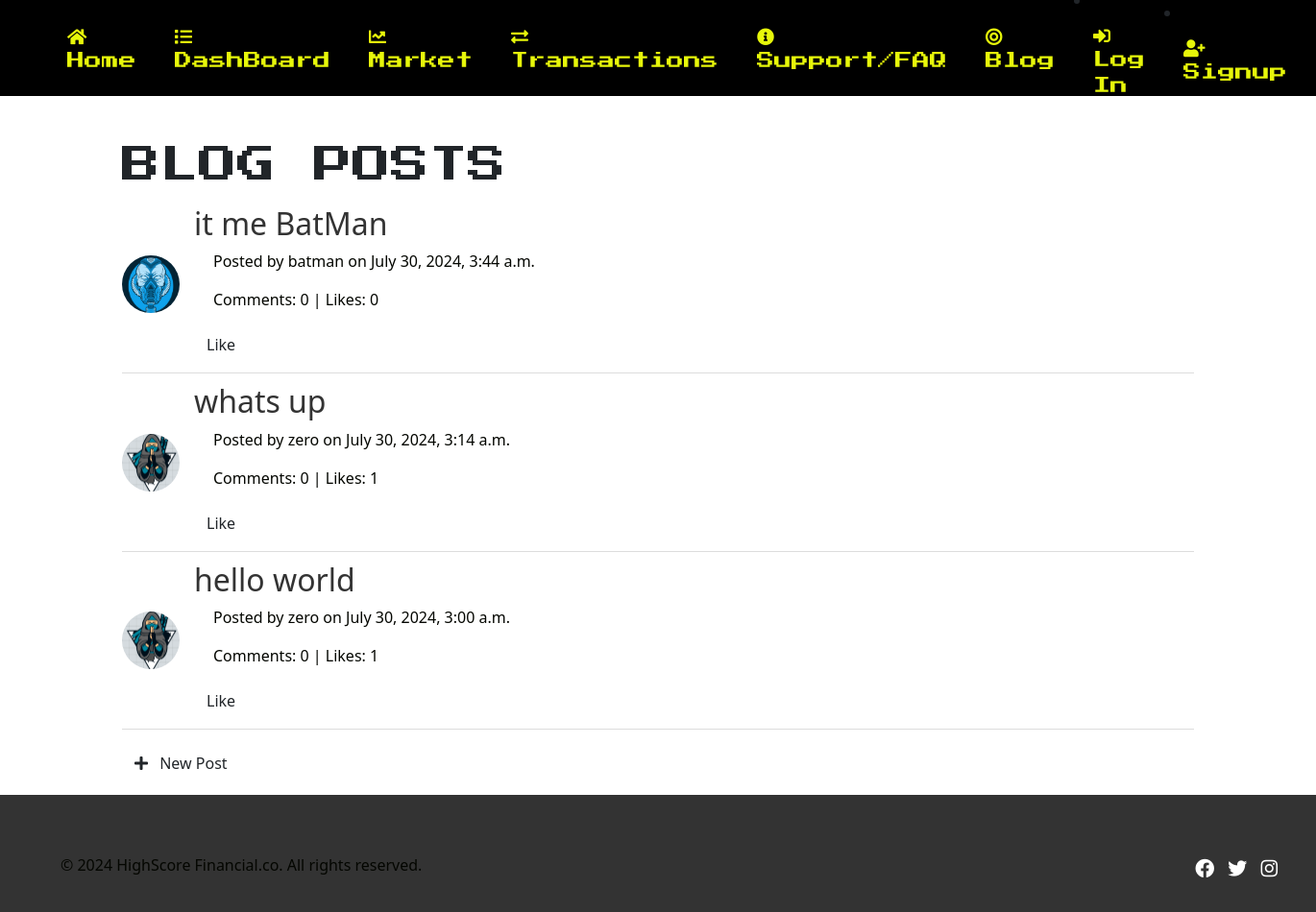
/blog/, run on an earlier commit of the app's database.
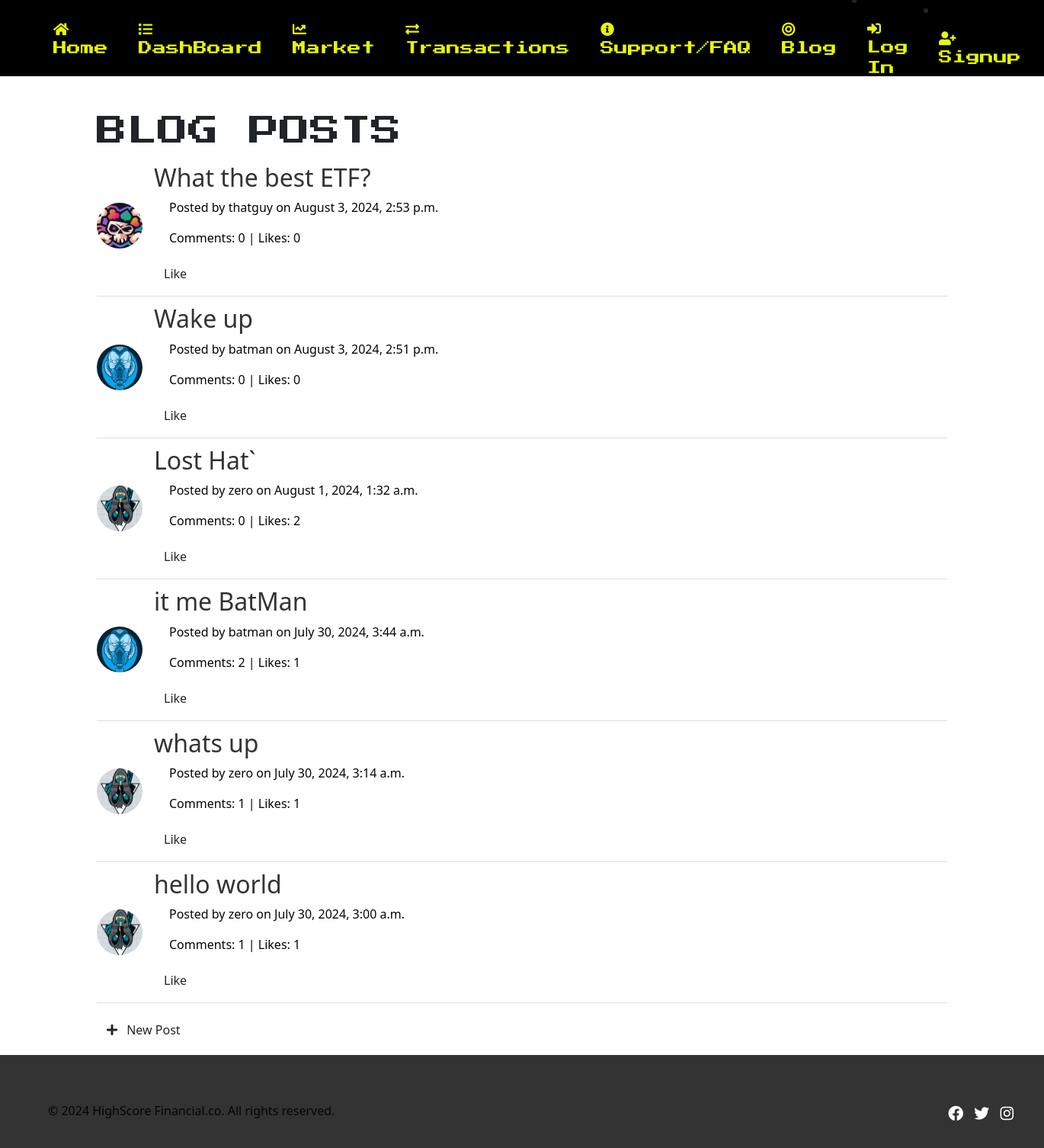
And on a later commit of the database.
### blog/models.py (models this page shows, shortened)
class Post(models.Model):
    title = models.CharField(max_length=100)
    body = models.TextField()
    author = models.ForeignKey(User, on_delete=models.CASCADE)
    created_at = models.DateTimeField(auto_now_add=True)
    updated_at = models.DateTimeField(auto_now=True)
    likes = models.ManyToManyField(User, related_name='like_post', blank=True)
    def like_count(self):
        return self.likes.count()
    def comment_count(self):
        return self.comments.count()
    class Meta:
        ordering = ['-created_at']

### accounts/models.py (models this page shows, shortened)
class UserProfile(models.Model):
    user = models.OneToOneField(User, on_delete=models.CASCADE)
    bio = models.TextField(blank=True)
    profile_picture = models.ImageField(upload_to='profile_pics/', blank=True)
    avatar = models.ImageField(upload_to='avatars/', default='avatars/default_avatar.png')
    email = models.EmailField(blank=True)

### blog/views.py (the view)
# urls.py: path('', views.post_list, name='post_list'),
def post_list(request):
    posts = Post.objects.all()
    return render(request, 'blog/post_list.html', {'posts': posts})

### templates/blog/post_list.html (shortened to what this page needs)
{% extends 'base.html' %}
{% load static %}
{% block content %}
<h1>Blog Posts</h1>
<ul class="post-list">
    {% for post in posts %}
        <li class="post-item">
            <div class="post-avatar">
                <img src="{{ post.author.userprofile.avatar.url }}" alt="{{ post.author.username }}" />
            </div>
             <div class="post-details">
                <h2><a href="{% url 'post_detail' post.pk %}">{{ post.title }}</a></h2>
                <p>Posted by {{ post.author.username }} on {{ post.created_at|date:"F j, Y, g:i a" }}</p>
                <p>Comments: {{ post.comment_count }} | Likes: {{ post.like_count }}</p>
                <form method="post" action="{% url 'like_post' post.pk %}">
                    <button type="submit" name='post_id' value ="{{ post.id }}" class="btn btn-like">
                        {% if user in post.likes.all %}
                            Unlike
                        {% else %}
                            Like
                        {% endif %}
                    </button>
                </form>
            </div>
        </li>
    {% empty %}
        <li>No posts available.</li>
    {% endfor %}
</ul>
<a href="{% url 'post_create' %}" class="btn btn-new-post">
    <i class="fas fa-plus"></i> New Post
{% endblock content %}

### templates/base.html (shortened to what this page needs)
{% load static %}
<!DOCTYPE html>
<html lang="en">
<head>
    <link rel="stylesheet" href="{% static 'css/base.css' %}">
    <link rel="stylesheet" href="{% static 'css/header.css' %}">
    <link rel="stylesheet" href="{% static 'css/responsive.css' %}">
    <link rel="stylesheet" href="{% static 'css/sections.css' %}">
    <link rel="stylesheet" href="{% static 'css/market.css' %}">
    <link rel="stylesheet" href="{% static 'css/content.css' %}">
    <link rel="stylesheet" href="{% static 'css/blog.css' %}">
    <link href="https://cdn.jsdelivr.net/npm/bootstrap@5.3.3/dist/css/bootstrap.min.css" rel="stylesheet">
    <link rel="stylesheet" href="https://cdnjs.cloudflare.com/ajax/libs/font-awesome/5.15.4/css/all.min.css">
</head>
<body>
    <header class="center-row">
        <div class="logo">
        </div>
        <nav class="nav-menu">
            <div class="nav-menu center-row circleBehind">
                <a href="{% url 'home' %}"> <i class="fas fa-home"></i> Home</a>
                <a href="{% url 'dashboard' %}"><i class="fas fa-list"></i> DashBoard</a>
                <a href="{% url 'search_stock' %}"><i class="fas fa-chart-line"></i> Market</a>
                <a href="{% url 'transactions' %}"><i class="fas fa-exchange-alt"></i> Transactions</a>
                <a href="{% url 'contact' %}"><i class="fas fa-info-circle"></i> Support/FAQ</a>
                <a href="{% url 'post_list' %}"><i class="fas fa-bullseye"></i> Blog</a>
                {% if user.is_authenticated %}
                    <li class="nav-item">
                        <form method="POST" action="{% url 'logout' %}">
                            {% csrf_token %}
                            <button type="submit">
                                <i class="fas fa-sign-out-alt"></i> Log Out
                            </button>
                        </form>
                    </li>
                {% else %}
                    <li class="nav-item">
                        <a class="nav-link" href="{% url 'login' %}">
                            <i class="fas fa-sign-in-alt"></i> Log In
                        </a>
                    </li>
                    <li class="nav-item">
                        <a class="nav-link" href="{% url 'signup' %}">
                            <i class="fas fa-user-plus"></i> Signup
                        </a>
                    </li>
                {% endif %}
            </div>
        </nav>
    </header>
    <div class="container">
        {% block content %}
        {% endblock %}
    </div>
    <footer class="footer">
        <div class="center-row">
            <p>&copy; 2024 HighScore Financial.co. All rights reserved.</p>
            <ul class="social-icons">
                <li><a href="#" class="fab fa-facebook"></a></li>
                <li><a href="#" class="fab fa-twitter"></a></li>
                <li><a href="#" class="fab fa-instagram"></a></li>
            </ul>
        </div>
    </footer>
</body>
</html>

### static/css/base.css (style rules this page uses)
:root { --primary-color: ; --prmary-color-100: ; --prmary-color-300: ; --secondary-color: rgb(253, 253, 29) ; --secondary-color-600: ; --secondary-color-900: ; --neutral-color:rgb(4, 6, 1) ; --background-color: rgb(78, 76, 76); --surface-color: black; --pressStart: "Press Start 2P", system-ui; --sans-font: "", sans-serif; }
*, *::before, *::after { box-sizing: border-box; }
a { text-decoration: none; }
html, body { height: 100%; margin: 0; }
body { display: flex; flex-direction: column; }
.center-row { display: flex; align-items: center; justify-content: space-between; padding: 10px; }
h1, h3 { font-family: var(--pressStart); text-transform: uppercase; }
h1 { font-size: 2rem; }
p { color: var(--neutral-color); font: 1.1rem; font-size: 16px; line-height: 1.5; font-weight: 400; margin: 10px 0; padding: 0 20px; text-decoration: none; }

### static/css/header.css (style rules this page uses)
header { height: 100px; position: sticky; top: 0; padding: 1%; margin-bottom: 3rem; display: flex; background-color: var(--surface-color); z-index: 1000; }
.logo { flex: 1; padding: 10px 20px; }
.nav-menu { display: flex; align-items: center; padding: 15px 0; }
.nav-menu a { display: inline-block; color: #e7f70a; font-family: var(--pressStart); text-decoration: none; padding: 10px 15px; margin: 0 5px; font-size: 18px; position: relative; }
.circleBehind a { position: relative; z-index: 1; }
.circleBehind a:before, .circleBehind a:after { position: absolute; top: 50%; left: 50%; transform: translate(-50%, -50%) scale(0.8); border-radius: 50%; content: ""; opacity: 0; transition: all 0.3s ease; }
.circleBehind a:before { width: 40px; height: 40px; border: 4px solid #d5f523; background: transparent; }
.circleBehind a:after { width: 22px; height: 22px; border: 2px solid #d5f523; background: transparent; transition-delay: 0.1s; }
.footer { background-color: #333; color: #fff; padding: 20px; width: 100%; text-align: center; }
.footer p { margin: 0; }
.footer .social-icons { list-style: none; padding: 0; margin: 10px 0 0; }
.footer .social-icons li { display: inline-block; margin-right: 10px; }
.footer .social-icons a { color: #fff; font-size: 20px; text-decoration: none; transition: color 0.3s ease; }

### static/css/sections.css (style rules this page uses)
.fas { margin-right: 8px; }

### static/css/blog.css (style rules this page uses)
.post-list { list-style: none; padding: 0; }
.post-item { display: flex; align-items: center; border-bottom: 1px solid #ddd; padding: 10px 0; }
.post-avatar { flex: 0 0 60px; margin-right: 15px; }
.post-avatar img { width: 60px; height: 60px; border-radius: 50%; object-fit: cover; }
.post-details { flex: 1; }
.post-details h2 a { text-decoration: none; color: #333; }
.btn-like { background-color: #007bff; color: #fff; border: none; border-radius: 5px; padding: 5px 10px; cursor: pointer; }

What changed in the data, as far as the page shows it:
added Post: author.userprofile.avatar (picture), title "What the best ETF?", author.username "thatguy", created_at "August 3, 2024, 2:53 p.m.", comment_count "0", like_count "0", shows "Like"
added Post: author.userprofile.avatar (picture), title "Wake up", author.username "batman", created_at "August 3, 2024, 2:51 p.m.", comment_count "0", like_count "0", shows "Like"
added Post: author.userprofile.avatar (picture), title "Lost Hat`", author.username "zero", created_at "August 1, 2024, 1:32 a.m.", comment_count "0", like_count "2", shows "Like"
computed for Post "it me BatMan": comment_count "0" → "2"; like_count "0" → "1"
computed for Post "whats up": comment_count "0" → "1"
computed for Post "hello world": comment_count "0" → "1"
